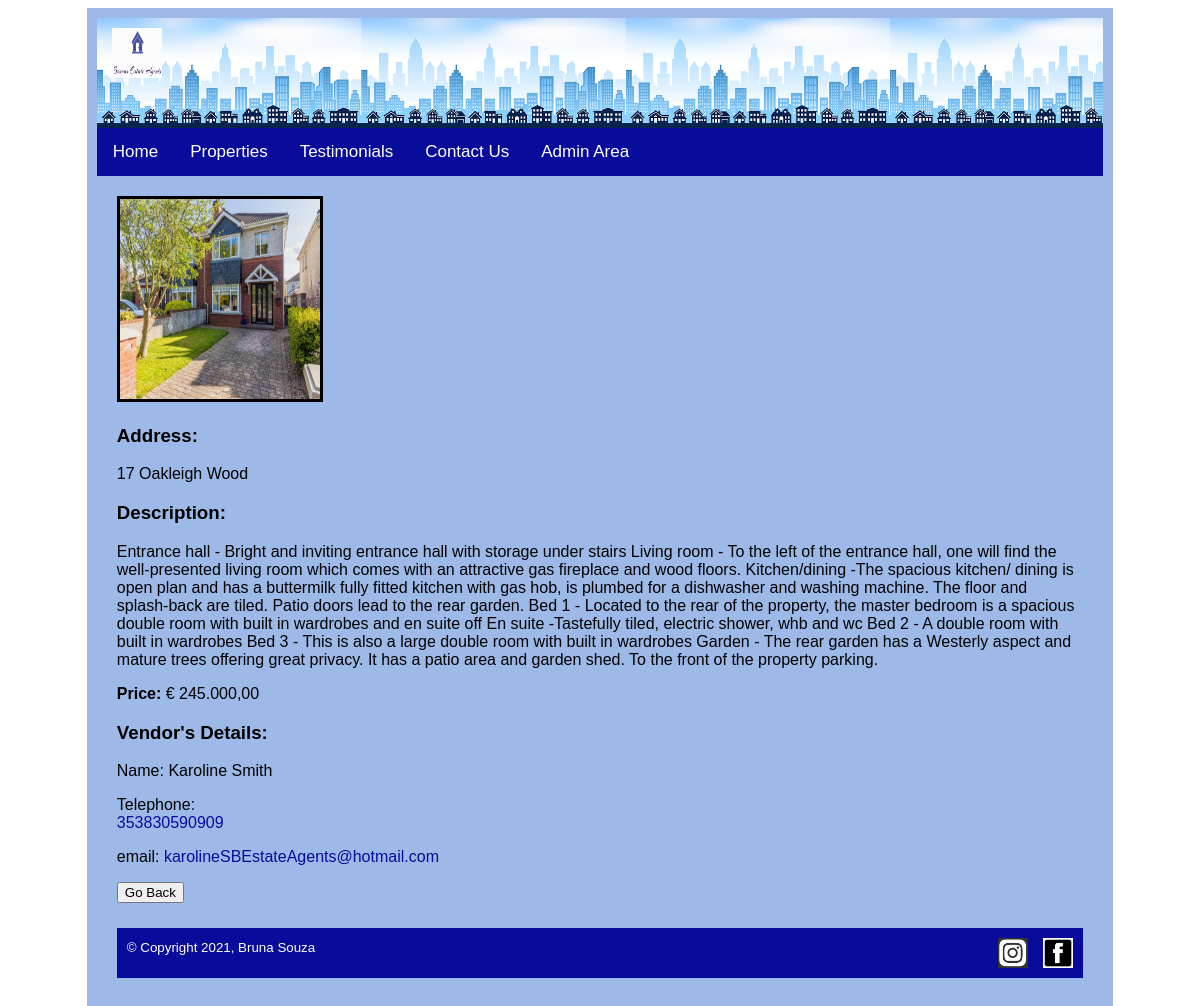
Page /template.php?propertyid=2&pageName=propertyDetails on the committed database.
### tables this page shows
CREATE TABLE `property` (
  `propertyid` int(11) NOT NULL,
  `address1` varchar(50) NOT NULL,
  `town` varchar(50) NOT NULL,
  `county` varchar(50) NOT NULL,
  `price` double NOT NULL,
  `bedrooms` int(2) DEFAULT NULL,
  `shortdescription` text NOT NULL,
  `longdescription` text NOT NULL,
  `image` varchar(50) NOT NULL,
  `categoryid` int(11) NOT NULL,
  `vendorid` int(11) NOT NULL
);

CREATE TABLE `vendor` (
  `vendorid` int(11) NOT NULL,
  `surname` varchar(20) NOT NULL,
  `firstname` varchar(20) NOT NULL,
  `address1` varchar(50) NOT NULL,
  `town` varchar(20) NOT NULL,
  `county` varchar(20) NOT NULL,
  `mobile` varchar(20) NOT NULL,
  `email` varchar(100) NOT NULL
);

### propertyDetails.php (the view, shortened to what this page needs)
<!DOCTYPE HTML>
<html lang="en">
  <div id="content">
    <div id="displayProperties">
      <?php
        require 'connect.php';
        $propertyid= $_GET["propertyid"];
        $sql= "SELECT * FROM property WHERE propertyid=$propertyid";
        $result=mysqli_query($link, $sql);
        $row=mysqli_fetch_array($result);
        $image=$row["image"];
        $longdescription=$row["longdescription"];
        $address1=$row["address1"];
        $price=$row["price"];
        $vendorid=$row["vendorid"];
      ?>
      <?php
        $sql2= "SELECT * FROM vendor WHERE vendorid=$vendorid";
        $result2=mysqli_query($link, $sql2);
        $row2=mysqli_fetch_array($result2);
        $firstname=$row2["firstname"];
        $surname=$row2["surname"];
        $mobile=$row2["mobile"];
        $email=$row2["email"];
      ?>
      <?php echo "<img src='$image' width=200 height=200' border=3px> <h3>";?>
      <?php
        echo "<h3>Address:</h3>";
        echo "$address1";
        echo "<h3>Description:</h3>";
        echo "$longdescription";
        $displayPrice = number_format($price, 2, ',', '.');
        echo "<strong>Price: </strong> € $displayPrice";
        echo "<h3>Vendor's Details:</h3>";
        echo "Name: ";
        echo "$firstname ";
        echo "$surname";
        echo "Telephone: ";
        echo "<div id=vendorContact>";
        echo "<a href=\"tel:$mobile\">$mobile</a><p>";
        echo "</p>";
        echo "email: ";
        echo "<a href = \"mailto:$email\">$email</a>";
        echo "</div>";
      ?>
      <p>
      <button onclick="goBack()">Go Back</button>
      </p>
    </div>
  </div>
</html>

### css/styles.css (style rules this page uses)
body { background-color: #ffffff; }
#header { height: 110px; background-repeat: repeat-x; background-image: url("../images/header.jpeg"); background-size: auto 110px; }
#logo { float:left; margin-top: 10px; margin-left: 15px; }
.topnav { overflow: hidden; background-color: #090C9B; }
.topnav a { float: left; color: #ffffff; padding: 14px 16px; text-decoration: none; font-size: 17px; }
.dropdown { float: left; overflow: hidden; }
.dropdown .dropbtn { font-size: 17px; border: none; color: #ffffff; padding: 14px 16px; background-color: inherit; font-family: inherit; }
#content { min-height: 400px; }
.content a { text-decoration: none; color: #000000; }
#companyContact a, #vendorContact a { color:#090C9B; }
#footer { background-color: #090C9B; color: #ffffff; height: 30px; margin-top: 25px; padding: 10px; }
#facebookLogo { float:right; margin-left: 15px; }
#InstagramLogo { float:right; }

### rows in the picture
property: image (picture), address1 "17 Oakleigh Wood", longdescription "Entrance hall - Bright and inviting entrance hall with storage under stairs Living room - To the left of the entrance hall, one will find the well-presented living room which comes with an attractive gas fireplace and wood floors. Kitchen/dining -The spacious kitchen/ dining is open plan and has a buttermilk fully fitted kitchen with gas hob, is plumbed for a dishwasher and washing machine. The floor and splash-back are tiled. Patio doors lead to the rear garden. Bed 1 - Located to the rear of the property, the master bedroom is a spacious double room with built in wardrobes and en suite off En suite -Tastefully tiled, electric shower, whb and wc Bed 2 - A double room with built in…", price "245.000,00"
vendor: firstname "Karoline", surname "Smith", mobile "353830590909", email "karolineSBEstateAgents@hotmail.com"
